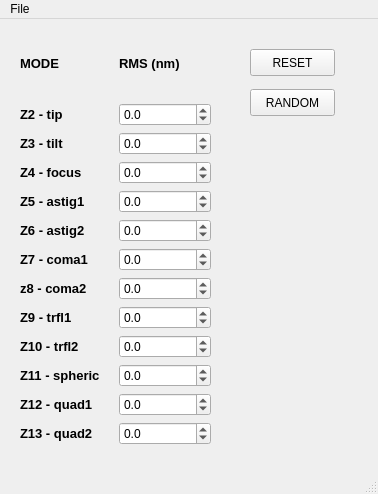
<?xml version="1.0" encoding="UTF-8"?>
<ui version="4.0">
 <class>MainWindow</class>
 <widget class="QMainWindow" name="MainWindow">
  <property name="geometry">
   <rect>
    <x>0</x>
    <y>0</y>
    <width>378</width>
    <height>494</height>
   </rect>
  </property>
  <property name="windowTitle">
   <string>Zernike modulation</string>
  </property>
  <widget class="QWidget" name="centralwidget">
   <widget class="QWidget" name="gridLayoutWidget">
    <property name="geometry">
     <rect>
      <x>20</x>
      <y>10</y>
      <width>191</width>
      <height>416</height>
     </rect>
    </property>
    <layout class="QGridLayout" name="gridLayout">
     <item row="2" column="1">
      <widget class="QDoubleSpinBox" name="dspB_ampli_3">
       <property name="decimals">
        <number>1</number>
       </property>
       <property name="minimum">
        <double>-500.000000000000000</double>
       </property>
       <property name="maximum">
        <double>500.000000000000000</double>
       </property>
      </widget>
     </item>
     <item row="4" column="0">
      <widget class="QLabel" name="lbl_mode_5">
       <property name="font">
        <font>
         <pointsize>10</pointsize>
         <weight>75</weight>
         <bold>true</bold>
        </font>
       </property>
       <property name="text">
        <string>Z5 - astig1</string>
       </property>
      </widget>
     </item>
     <item row="3" column="1">
      <widget class="QDoubleSpinBox" name="dspB_ampli_4">
       <property name="decimals">
        <number>1</number>
       </property>
       <property name="minimum">
        <double>-500.000000000000000</double>
       </property>
       <property name="maximum">
        <double>500.000000000000000</double>
       </property>
      </widget>
     </item>
     <item row="7" column="0">
      <widget class="QLabel" name="lbl_mode_8">
       <property name="font">
        <font>
         <pointsize>10</pointsize>
         <weight>75</weight>
         <bold>true</bold>
        </font>
       </property>
       <property name="text">
        <string>z8 - coma2</string>
       </property>
      </widget>
     </item>
     <item row="9" column="0">
      <widget class="QLabel" name="lbl_mode_10">
       <property name="font">
        <font>
         <pointsize>10</pointsize>
         <weight>75</weight>
         <bold>true</bold>
        </font>
       </property>
       <property name="text">
        <string>Z10 - trfl2</string>
       </property>
      </widget>
     </item>
     <item row="8" column="0">
      <widget class="QLabel" name="lbl_mode_9">
       <property name="font">
        <font>
         <pointsize>10</pointsize>
         <weight>75</weight>
         <bold>true</bold>
        </font>
       </property>
       <property name="text">
        <string>Z9 - trfl1</string>
       </property>
      </widget>
     </item>
     <item row="5" column="0">
      <widget class="QLabel" name="lbl_mode_6">
       <property name="font">
        <font>
         <pointsize>10</pointsize>
         <weight>75</weight>
         <bold>true</bold>
        </font>
       </property>
       <property name="text">
        <string>Z6 - astig2</string>
       </property>
      </widget>
     </item>
     <item row="1" column="1">
      <widget class="QDoubleSpinBox" name="dspB_ampli_2">
       <property name="decimals">
        <number>1</number>
       </property>
       <property name="minimum">
        <double>-500.000000000000000</double>
       </property>
       <property name="maximum">
        <double>500.000000000000000</double>
       </property>
      </widget>
     </item>
     <item row="1" column="0">
      <widget class="QLabel" name="lbl_mode_2">
       <property name="font">
        <font>
         <pointsize>10</pointsize>
         <weight>75</weight>
         <bold>true</bold>
        </font>
       </property>
       <property name="text">
        <string>Z2 - tip</string>
       </property>
      </widget>
     </item>
     <item row="3" column="0">
      <widget class="QLabel" name="lbl_mode_4">
       <property name="font">
        <font>
         <pointsize>10</pointsize>
         <weight>75</weight>
         <bold>true</bold>
        </font>
       </property>
       <property name="text">
        <string>Z4 - focus</string>
       </property>
      </widget>
     </item>
     <item row="2" column="0">
      <widget class="QLabel" name="lbl_mode_3">
       <property name="font">
        <font>
         <pointsize>10</pointsize>
         <weight>75</weight>
         <bold>true</bold>
        </font>
       </property>
       <property name="text">
        <string>Z3 - tilt</string>
       </property>
      </widget>
     </item>
     <item row="0" column="1">
      <widget class="QLabel" name="label_3">
       <property name="font">
        <font>
         <pointsize>10</pointsize>
         <weight>75</weight>
         <bold>true</bold>
        </font>
       </property>
       <property name="text">
        <string>RMS (nm)</string>
       </property>
      </widget>
     </item>
     <item row="0" column="0">
      <widget class="QLabel" name="lbl_mode">
       <property name="font">
        <font>
         <pointsize>10</pointsize>
         <weight>75</weight>
         <bold>true</bold>
        </font>
       </property>
       <property name="text">
        <string>MODE</string>
       </property>
      </widget>
     </item>
     <item row="4" column="1">
      <widget class="QDoubleSpinBox" name="dspB_ampli_5">
       <property name="decimals">
        <number>1</number>
       </property>
       <property name="minimum">
        <double>-500.000000000000000</double>
       </property>
       <property name="maximum">
        <double>500.000000000000000</double>
       </property>
      </widget>
     </item>
     <item row="10" column="0">
      <widget class="QLabel" name="lbl_mode_11">
       <property name="font">
        <font>
         <pointsize>10</pointsize>
         <weight>75</weight>
         <bold>true</bold>
        </font>
       </property>
       <property name="text">
        <string>Z11 - spheric</string>
       </property>
      </widget>
     </item>
     <item row="6" column="0">
      <widget class="QLabel" name="lbl_mode_7">
       <property name="font">
        <font>
         <pointsize>10</pointsize>
         <weight>75</weight>
         <bold>true</bold>
        </font>
       </property>
       <property name="text">
        <string>Z7 - coma1</string>
       </property>
      </widget>
     </item>
     <item row="11" column="0">
      <widget class="QLabel" name="lbl_mode_12">
       <property name="font">
        <font>
         <pointsize>10</pointsize>
         <weight>75</weight>
         <bold>true</bold>
        </font>
       </property>
       <property name="text">
        <string>Z12 - quad1</string>
       </property>
      </widget>
     </item>
     <item row="12" column="0">
      <widget class="QLabel" name="lbl_mode_13">
       <property name="font">
        <font>
         <pointsize>10</pointsize>
         <weight>75</weight>
         <bold>true</bold>
        </font>
       </property>
       <property name="text">
        <string>Z13 - quad2</string>
       </property>
      </widget>
     </item>
     <item row="5" column="1">
      <widget class="QDoubleSpinBox" name="dspB_ampli_6">
       <property name="decimals">
        <number>1</number>
       </property>
       <property name="minimum">
        <double>-500.000000000000000</double>
       </property>
       <property name="maximum">
        <double>500.000000000000000</double>
       </property>
      </widget>
     </item>
     <item row="6" column="1">
      <widget class="QDoubleSpinBox" name="dspB_ampli_7">
       <property name="decimals">
        <number>1</number>
       </property>
       <property name="minimum">
        <double>-500.000000000000000</double>
       </property>
       <property name="maximum">
        <double>500.000000000000000</double>
       </property>
      </widget>
     </item>
     <item row="7" column="1">
      <widget class="QDoubleSpinBox" name="dspB_ampli_8">
       <property name="decimals">
        <number>1</number>
       </property>
       <property name="minimum">
        <double>-500.000000000000000</double>
       </property>
       <property name="maximum">
        <double>500.000000000000000</double>
       </property>
      </widget>
     </item>
     <item row="8" column="1">
      <widget class="QDoubleSpinBox" name="dspB_ampli_9">
       <property name="decimals">
        <number>1</number>
       </property>
       <property name="minimum">
        <double>-500.000000000000000</double>
       </property>
       <property name="maximum">
        <double>500.000000000000000</double>
       </property>
      </widget>
     </item>
     <item row="9" column="1">
      <widget class="QDoubleSpinBox" name="dspB_ampli_10">
       <property name="decimals">
        <number>1</number>
       </property>
       <property name="minimum">
        <double>-500.000000000000000</double>
       </property>
       <property name="maximum">
        <double>500.000000000000000</double>
       </property>
      </widget>
     </item>
     <item row="10" column="1">
      <widget class="QDoubleSpinBox" name="dspB_ampli_11">
       <property name="decimals">
        <number>1</number>
       </property>
       <property name="minimum">
        <double>-500.000000000000000</double>
       </property>
       <property name="maximum">
        <double>500.000000000000000</double>
       </property>
      </widget>
     </item>
     <item row="11" column="1">
      <widget class="QDoubleSpinBox" name="dspB_ampli_12">
       <property name="decimals">
        <number>1</number>
       </property>
       <property name="minimum">
        <double>-500.000000000000000</double>
       </property>
       <property name="maximum">
        <double>500.000000000000000</double>
       </property>
      </widget>
     </item>
     <item row="12" column="1">
      <widget class="QDoubleSpinBox" name="dspB_ampli_13">
       <property name="decimals">
        <number>1</number>
       </property>
       <property name="minimum">
        <double>-500.000000000000000</double>
       </property>
       <property name="maximum">
        <double>500.000000000000000</double>
       </property>
      </widget>
     </item>
    </layout>
   </widget>
   <widget class="QPushButton" name="pB_reset">
    <property name="geometry">
     <rect>
      <x>250</x>
      <y>30</y>
      <width>85</width>
      <height>27</height>
     </rect>
    </property>
    <property name="text">
     <string>RESET</string>
    </property>
   </widget>
   <widget class="QPushButton" name="pB_random">
    <property name="geometry">
     <rect>
      <x>250</x>
      <y>70</y>
      <width>85</width>
      <height>27</height>
     </rect>
    </property>
    <property name="text">
     <string>RANDOM</string>
    </property>
   </widget>
  </widget>
  <widget class="QMenuBar" name="menubar">
   <property name="geometry">
    <rect>
     <x>0</x>
     <y>0</y>
     <width>378</width>
     <height>27</height>
    </rect>
   </property>
   <widget class="QMenu" name="menuOpen_SHM">
    <property name="title">
     <string>File</string>
    </property>
    <addaction name="actionOpen"/>
    <addaction name="actionQuit"/>
   </widget>
   <addaction name="menuOpen_SHM"/>
  </widget>
  <widget class="QStatusBar" name="statusbar"/>
  <action name="actionOpen">
   <property name="text">
    <string>Open SHM</string>
   </property>
  </action>
  <action name="actionQuit">
   <property name="text">
    <string>Quit</string>
   </property>
  </action>
 </widget>
 <resources/>
 <connections/>
</ui>
